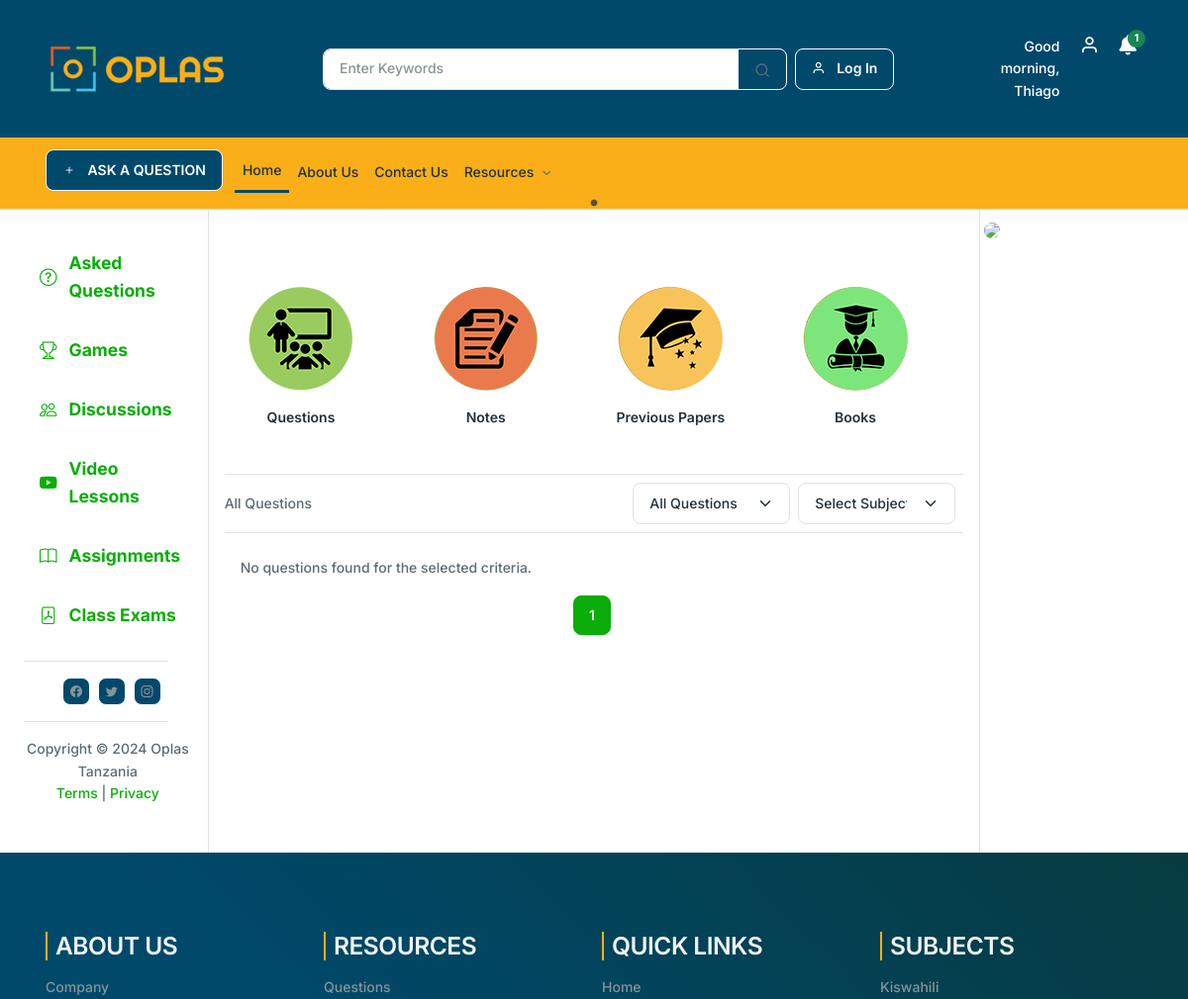
Before: / (upper part) with the older database file.
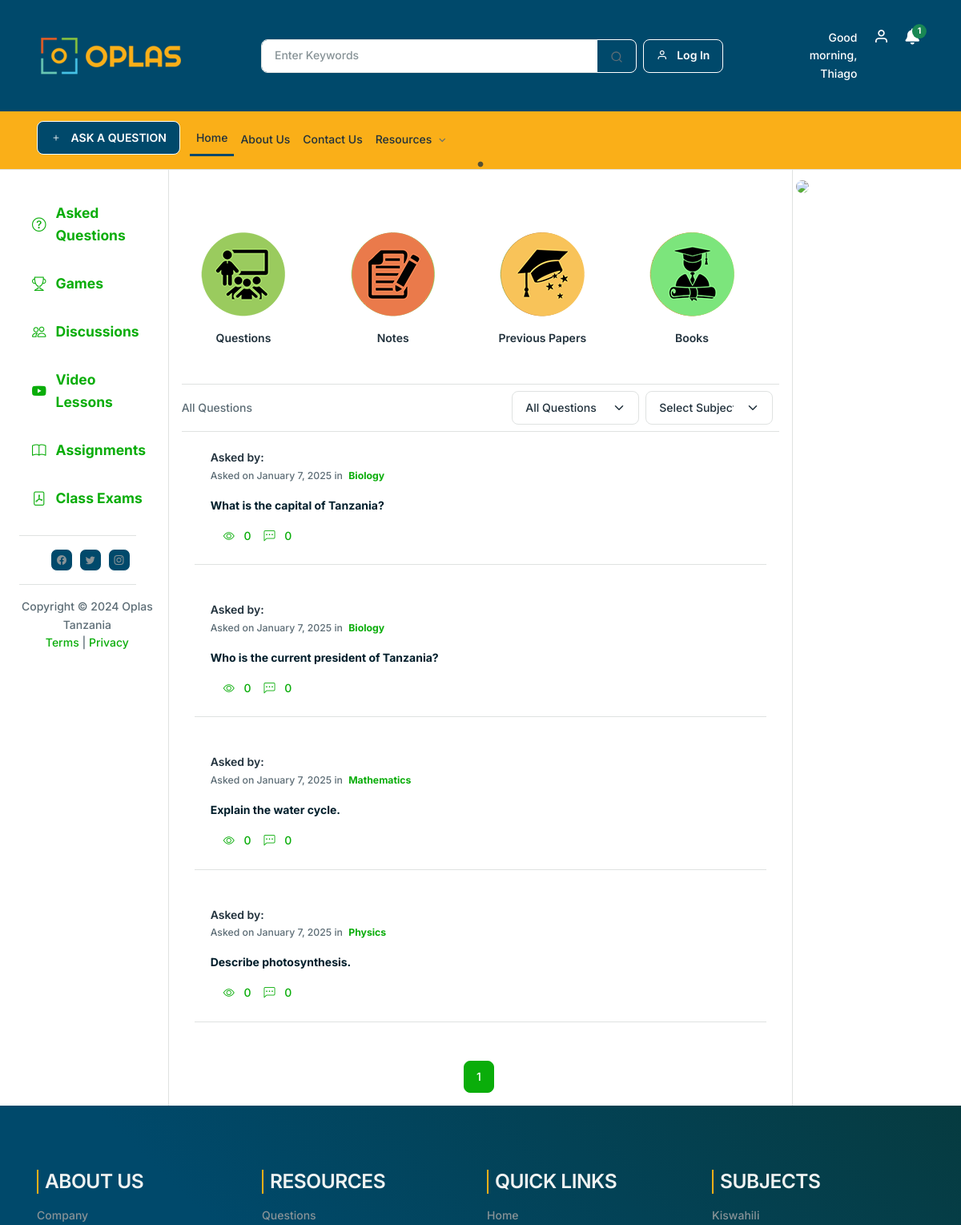
After: the same page with the newer database file.
### base/models.py (models this page shows, shortened)
class Questions(models.Model):
    QuestionName = models.TextField(verbose_name='Question Name')
    QuestionBy = models.ForeignKey(Teachers, on_delete=models.CASCADE, related_name='questionby', verbose_name='Question By')
    LevelName = models.ForeignKey(SchoolLevels, on_delete=models.CASCADE, verbose_name='Level Name')
    SubjectName = models.ForeignKey(Subjects, on_delete=models.CASCADE, verbose_name='Subject Name')
    IsApproved = models.BooleanField(verbose_name='Is Approved')
    ApprovedBy = models.ForeignKey(Teachers, on_delete=models.CASCADE, related_name= 'approvedby', verbose_name='Approved By')
    views = models.PositiveIntegerField(default=0)
    CreatedDate = models.DateTimeField(auto_now_add=True, verbose_name='Create Date')
    ModifiedDate = models.DateTimeField(auto_now=True, verbose_name='Modified Date')
    display_fields = ['QuestionName','QuestionBy','LevelName','SubjectName','IsApproved','ApprovedBy','CreatedDate','ModifiedDate']
    class Meta:
        verbose_name = 'Question'
        verbose_name_plural = 'Questions'

class Subjects(models.Model):
    SubjectName = models.CharField(max_length=100, verbose_name='Subject Name')
    CreatedDate = models.DateTimeField(auto_now_add=True, verbose_name='Create Date')
    ModifiedDate = models.DateTimeField(auto_now=True, verbose_name='Modified Date')
    display_fields = ['SubjectName', 'CreatedDate','ModifiedDate']
    def __str__(self):
        return self.SubjectName
    class Meta:
        verbose_name = 'Subject'
        verbose_name_plural = 'Subjects'

### base/views.py (the view)
# urls.py: path("", views.Home, name="home"),
def Home(request):
    sitename = "HOME | OPLAS TANZANIA"
    page_name = 'Home'
    status = request.GET.get('status', '')
    selected_subject = request.GET.get('subject', '')
    questions = Questions.objects.all()
    if status == 'answered':
        questions = questions.filter(answers__isnull=False)
    elif status == 'unanswered':
        questions = questions.filter(answers__isnull=True)
    if selected_subject:
        questions = questions.filter(SubjectName_id=selected_subject)
    paginator = Paginator(questions, 5)
    page_number = request.GET.get('page')
    questions_page = paginator.get_page(page_number)
    subjects = Subjects.objects.all()
    context = {
        'sitename': sitename,
        'page_name': page_name,
        'questions': questions_page,
        'subjects': subjects,
        'selected_subject': selected_subject,
        'status': status,
    }
    return render(request, 'base/home.html', context)

### base/context_processors.py (called while the page is built, shortened)
def subject_context(request):
    subjects_context = Subjects.objects.all()
    return {'subjects_context': subjects_context}

def notifications_context(request):
    notifications = None
    return {'notifications': notifications}

def SubjectImage(request):
    subject_image = WebImages.objects.filter(ImageTitle='Subject').first()
    return {'subject_image': subject_image}

def NotesImage(request):
    notes_image = WebImages.objects.filter(ImageTitle='Notes').first()
    return {'notes_image': notes_image}

def BooksImage(request):
    book_image = WebImages.objects.filter(ImageTitle='Books').first()
    return {'book_image': book_image}

def PaperImage(request):
    paper_image = WebImages.objects.filter(ImageTitle='Paper').first()
    return {'paper_image': paper_image}

def RightAds(request):
    ads = WebImages.objects.filter(ImageTitle='Ads').first()
    return {'ads': ads}

def CarouselImages(request):
    carousel_images = WebImages.objects.filter(ImageTitle='Carousel').order_by('-id')
    return {'carousel_images': carousel_images}

### base/templates/base/home.html (shortened to what the changed rows need)
{% extends 'main.html' %}
{% load static %}
{% block content %}
<section class="mt-2 col-sm-12 col-lg-8 col-md-8 col-xxl-8">
    <div class="container">
<div class="container mt-6">
    <div class="col-md-12">
        {% for question in questions %}
        <div class="mb-10">
            <div class="d-flex border-bottom pb-6 mb-6">
                <div class="ms-5">
                    <h6 class="mb-1">Asked by: {{ question.AnswerBy }}</h6>
                    <p class="small">
                        <span class="">Asked on {{ question.CreatedDate|date:"F j, Y" }} in </span>
                        <span class="text-primary ms-1 fw-bold">{{ question.SubjectName }}</span>
                    </p>
                    <p><a href="{% url "view_answers" question.id %}" class="text-dark fw-bold">{{ question.QuestionName }}</a></p>
                    <div class="d-flex justify-content-start mt-4">
                        <a href="#" class="ms-4">
                            <i class="bi bi-eye me-2"></i> {{ question.views }}
                        </a>
                        <a href="#" class="ms-4">
                            <i class="bi bi-chat-left-dots me-2"></i> {{ question.answers.count }}
                        </a>
                    </div>
                </div>
            </div>
        </div>
        {% empty %}
        <p>No questions found for the selected criteria.</p>
        {% endfor %}
    </div>
</div>
<nav aria-label="Page navigation" class="mt-4">
    <ul class="pagination justify-content-center">
        {% for num in questions.paginator.page_range %}
            {% if num <= 3 or num > questions.paginator.num_pages|add:"-2" or num == questions.number or num == questions.number|add:"-1" or num == questions.number|add:"1" %}
                <li class="page-item {% if questions.number == num %}active{% endif %}">
                    <a class="page-link" href="?page={{ num }}&status={{ request.GET.status }}&subject={{ request.GET.subject }}">{{ num }}</a>
                </li>
            {% elif num == 4 %}
                <li class="page-item disabled"><span class="page-link">...</span></li>
            {% endif %}
        {% endfor %}
    </ul>
</nav>
    </div>
</section>
{% endblock %}

Changed rows visible on the page:
added Questions: CreatedDate "January 7, 2025", SubjectName "Biology", QuestionName "What is the capital of Tanzania?", views "0", answers.count "0"
added Questions: CreatedDate "January 7, 2025", SubjectName "Biology", QuestionName "Who is the current president of Tanzania?", views "0", answers.count "0"
added Questions: CreatedDate "January 7, 2025", SubjectName "Mathematics", QuestionName "Explain the water cycle.", views "0", answers.count "0"
added Questions: CreatedDate "January 7, 2025", SubjectName "Physics", QuestionName "Describe photosynthesis.", views "0", answers.count "0"
Other visible differences:
text no longer shown: "No questions found for the selected criteria."
